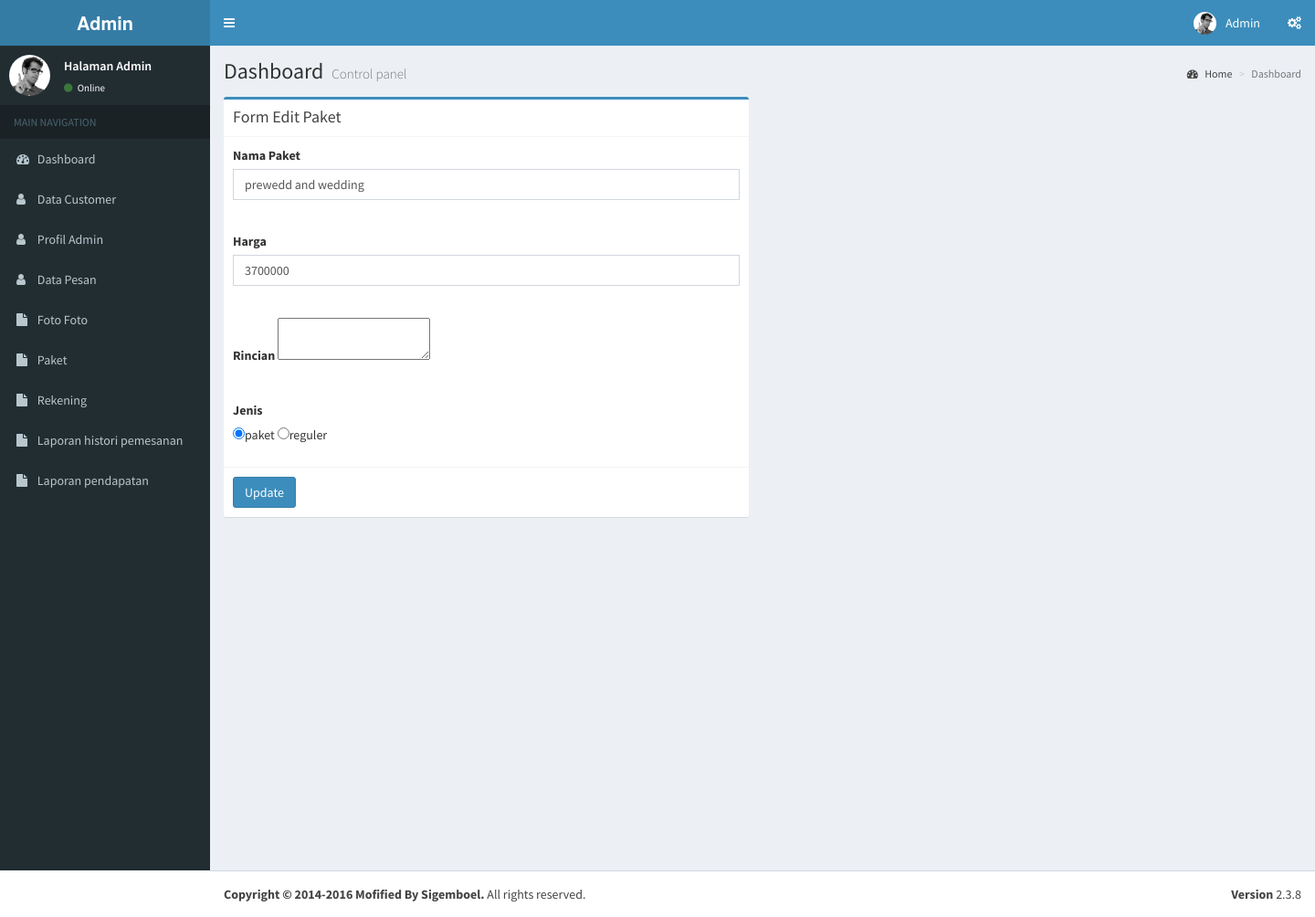
The page /admin/index.php?page=module/paket/edt_paket&id=2 (signed in) on the database its author committed.
### tables this page shows
CREATE TABLE `tb_paket` (
  `id_paket` int(10) NOT NULL,
  `nama_paket` varchar(50) NOT NULL,
  `harga` int(10) NOT NULL,
  `rincian` text NOT NULL,
  `jenis` tinyint(4) NOT NULL
);

### admin/module/paket/edt_paket.php (the view, shortened to what this page needs)
<?php
 $id = $_GET['id'];
 $query = mysqli_query($koneksi, "select * from tb_paket where id_paket='$id'");
 $data = mysqli_fetch_array($query);
 $rincian = $data['rincian'];
 $jenis = $data['jenis'];
 ?>
<div class="col-md-6">
          <div class="box box-primary">
            <div class="box-header with-border">
              <h3 class="box-title">Form Edit Paket</h3>
            </div>
            <form role="form" action="" method="POST">
              <div class="box-body">
                <div class="form-group">
                  <label for="exampleInputFile">Nama Paket</label><br>
				  <input type="text" name="nama" class="form-control" value="<?php echo $data['nama_paket']; ?>" required>
                </div>
              </div>
			  <div class="box-body">
                <div class="form-group">
                  <label for="exampleInputFile">Harga</label><br>
				  <input type="text" name="harga" class="form-control" value="<?php echo $data['harga']; ?>" required>
                </div>
              </div>
			   <div class="box-body">
                <div class="form-group">
					<label>Rincian</label>
					<span><textarea type="text" name="rincian" id="editor" ><?php echo $rincian; ?></textarea></span>
				</div>
              </div>
			  <div class="box-body">
                <div class="form-group">
                  <label for="exampleInputFile">Jenis</label><br>
				  <input type="radio" name="jenis" value="0" <?php if($jenis==0){ echo "checked"; } ?>>paket
				  <input type="radio" name="jenis" value="1" <?php if($jenis==1){ echo "checked"; } ?>>reguler
                </div>
              </div>
              <div class="box-footer">
                <input type="submit" class="btn btn-primary" value="Update" name="update">
              </div>
            </form>
          </div>
</div>

### rows shown on the page
tb_paket: nama "prewedd and wedding", harga "3700000", jenis "☑"
